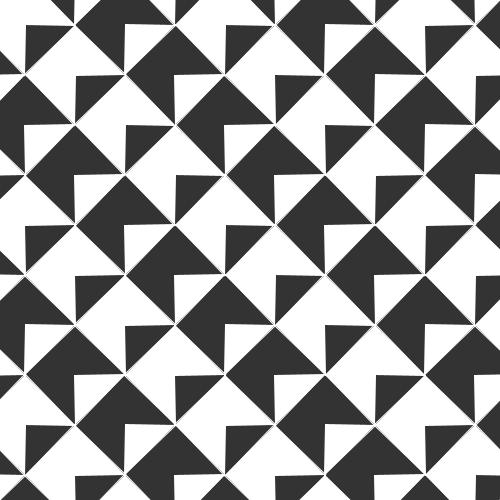
Frame 1 (no input)
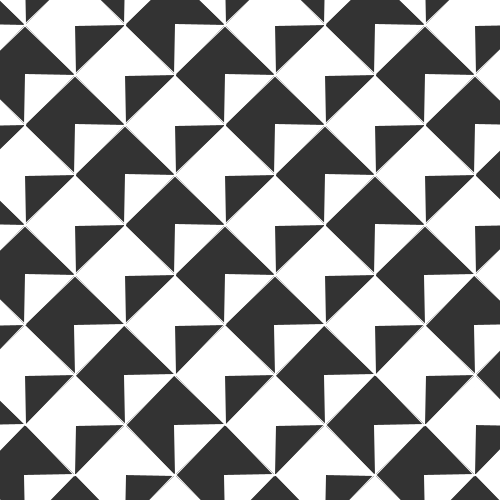
Frame 60 (the mouse pressed at the canvas centre just before this capture)
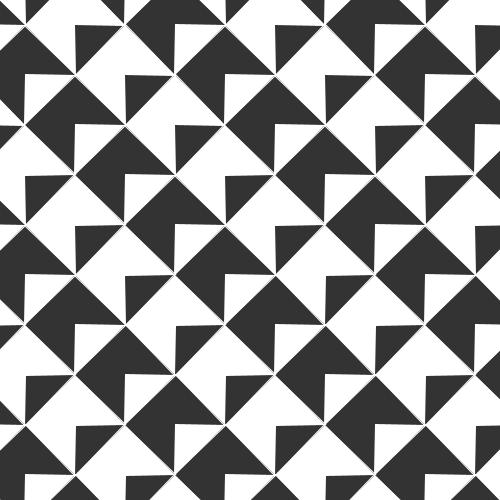
Frame 120 (the mouse held since frame 60 and released just before this capture)

The Processing sketch that drew these frames (run headless with seeded random() and noise(); from frame 60 on, the mouse is pressed at the canvas centre):

// Processing sketch: Day_2___Triangles_5
// ── Day_2___Triangles_5.pde
int x = 0;
int y = 0;
int angle = 90;
int triangleWidth = 50;
int triangleHeight = 50;

void setup() {
  frameRate(30);
  size(500, 500);
  background(51);
}

void draw() {
  background(51);
  stroke(255);
  x = 0;
  y = 0;
  for (int i = 0; i <= 500 / triangleWidth; i++) {
    for (int j = 0; j <= 500 / triangleHeight; j++) {
      pushMatrix();
      translate(x, y);
      rotate(radians(angle));
      triangle(-triangleWidth/2, -triangleHeight/2, triangleWidth/2, -triangleHeight/2, triangleWidth/2, triangleHeight/2);
      popMatrix();
      x += triangleWidth;
      angle += 90 % 359;
    }
    x = 0;
    y += triangleHeight;
  }
}
